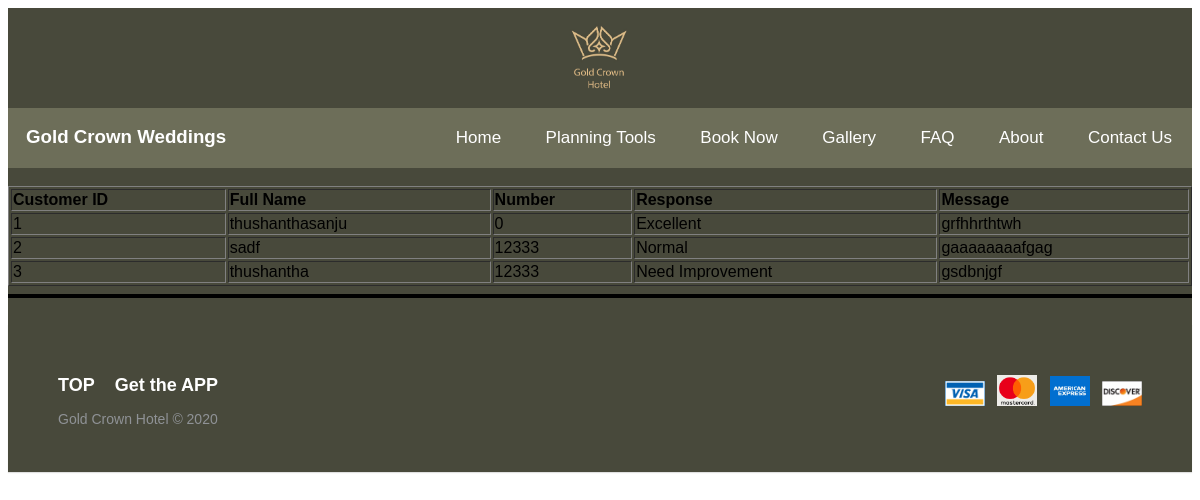
Page /php/BNQshow.php on the committed database.
### tables this page shows
CREATE TABLE `bnq` (
  `banId` int(11) NOT NULL,
  `Name` varchar(200) NOT NULL,
  `ConNum` int(11) NOT NULL,
  `Serv` varchar(400) NOT NULL,
  `Comme` varchar(400) NOT NULL
);

### php/BNQshow.php (the view, shortened to what this page needs)
<?php
include_once 'configure.php';
?>
<html>
  <head>
    <link rel="stylesheet" type="text/css" href="../styles/header.css" />
  </head>
<body>
    <div class="header_bg" >
    <img class = "heading"
      src="../images/gold.jpg"
      width="100px"
      alt="wedding logo"
    </div>
    <div class="navbar" >
    <div class="nav-header" >
      <h3 class="logo-text">Gold Crown Weddings</h3>
    </div>
    <div class="navi">
      <a href="../html/header.html"> Home </a>
      <a href="../html/PT.html"> Planning Tools </a>
      <a href="../html/booknow.html"> Book Now </a>
      <a href="../html/gallery.html"> Gallery </a>
      <a href="../html/faqq.html"> FAQ </a>
      <a href="../html/header.html"> About </a>
      <a href="../html/contactUs.html"> Contact Us </a>
    </div>
    </div>
<center>
    <br>
       <table border="1" width="100%">
  <tr>
    <th style="text-align:left;">Customer ID</th>
    <th style="text-align:left;">Full Name</th>
    <th style="text-align:left;">Number</th>
    <th style="text-align:left;">Response</th>
    <th style="text-align:left;">Message</th>
  </tr>
<?php
   $sql = "select * from BNQ";
   $result=$conn-> query($sql);
   if($result->num_rows>0){
     while($row=$result->fetch_assoc()){
       echo"<tr><td>".$row["banId"]."</td><td>".$row["Name"]."</td><td>".$row["ConNum"]."</td><td>".$row["Serv"]."</td><td>".$row["Comme"]."</td></tr>";
     }
   }else{
     echo "no results";
   }
?>
</table>
<hr class="hrbod"><br>
     <footer class="footer-distributed">
        <div class="footer-right">
          <a href="#"><img class = "logo1" src = "../images/visa.png" width="40px"></a>
          <a href="#"><img class = "logo1" src = "../images/ms.png" width="40px"></a>
          <a href="#"><img class = "logo1" src = "../images/aex.jpg" width="40px"></a>
          <a href="#"><img class = "logo1" src = "../images/dis.jpg" width="40px"></a>
        </div>
        <div class="footer-left">
          <p class="footer-links">
            <a class="link-1" href="#">TOP</a>
             <a class="link-1" href="get.html">Get the APP</a>
          </p>
          <p>Gold Crown Hotel &copy; 2020</p>
        </div>
      </footer>
          </body>
          </html>

### styles/header.css (style rules this page uses)
.hrbod { border: 2px solid black; background-color:black; }
a:link { text-decoration: none; }
.heading { display: block; margin-left: auto; margin-right: auto; }
.header_bg { background-color: #48493b; }
body { font-family: Helvetica,Arial,sans-serif; }
.navi { background-color: #6D6E59 ; }
.navbar { display: flex; background-color: #6D6E59 ; justify-content: space-between; }
.logo-text { color: white; margin: 18px; }
.navi a { display: inline-block; text-align: center; padding: 20px; text-decoration: none; font-size: 17px; border-radius: 5px; color: white; }
.footer-distributed { background-color: #48493b; box-shadow: 0 1px 1px 0 rgba(0, 0, 0, 0.12); box-sizing: border-box; width: 100%; float: left; text-align: left; font: normal 16px sans-serif; padding: 45px 50px; }
.footer-distributed .footer-left p { color: #8f9296; font-size: 14px; margin: 0; }
.footer-distributed p.footer-links { font-size: 18px; font-weight: bold; color: #ffffff; margin: 0 0 10px; padding: 0; transition: ease .25s; }
.footer-distributed p.footer-links a { display: inline-block; line-height: 1.8; text-decoration: none; color: inherit; padding-right: 15px; transition: ease .25s; }
.footer-distributed .footer-right { float: right; margin-top: 6px; max-width: 250px; }
.footer-distributed .footer-right a { display: inline-block; width: 40px; border-radius: 2px; font-size: 20px; color: #ffffff; text-align: center; line-height: 35px; margin-left: 8px; transition:all .25s; }
* { box-sizing:border-box }

### rows in the picture
bnq: banId "1", Name "thushanthasanju", ConNum "0", Serv "Excellent", Comme "grfhhrthtwh"
bnq: banId "2", Name "sadf", ConNum "12333", Serv "Normal", Comme "gaaaaaaaafgag"
bnq: banId "3", Name "thushantha", ConNum "12333", Serv "Need Improvement", Comme "gsdbnjgf"
